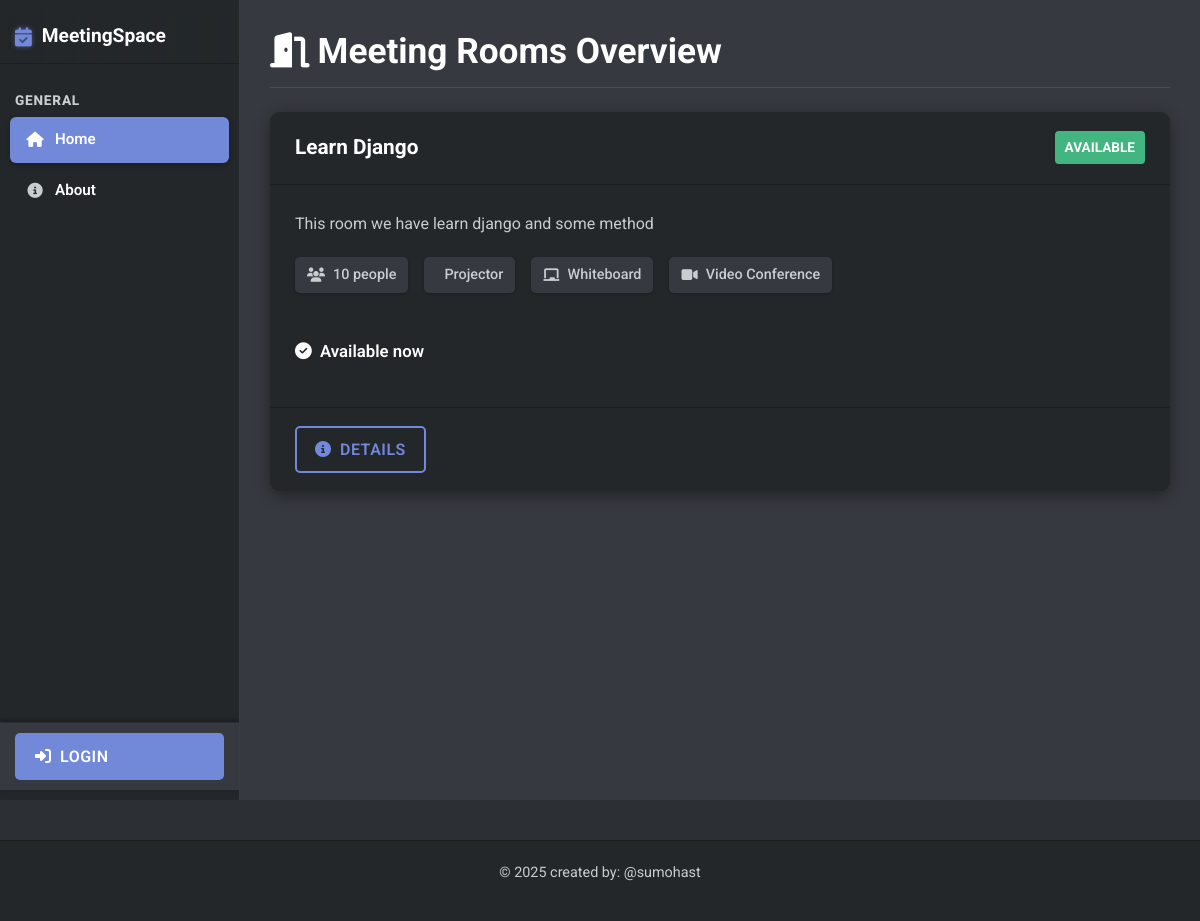
Before: / with the older database file.
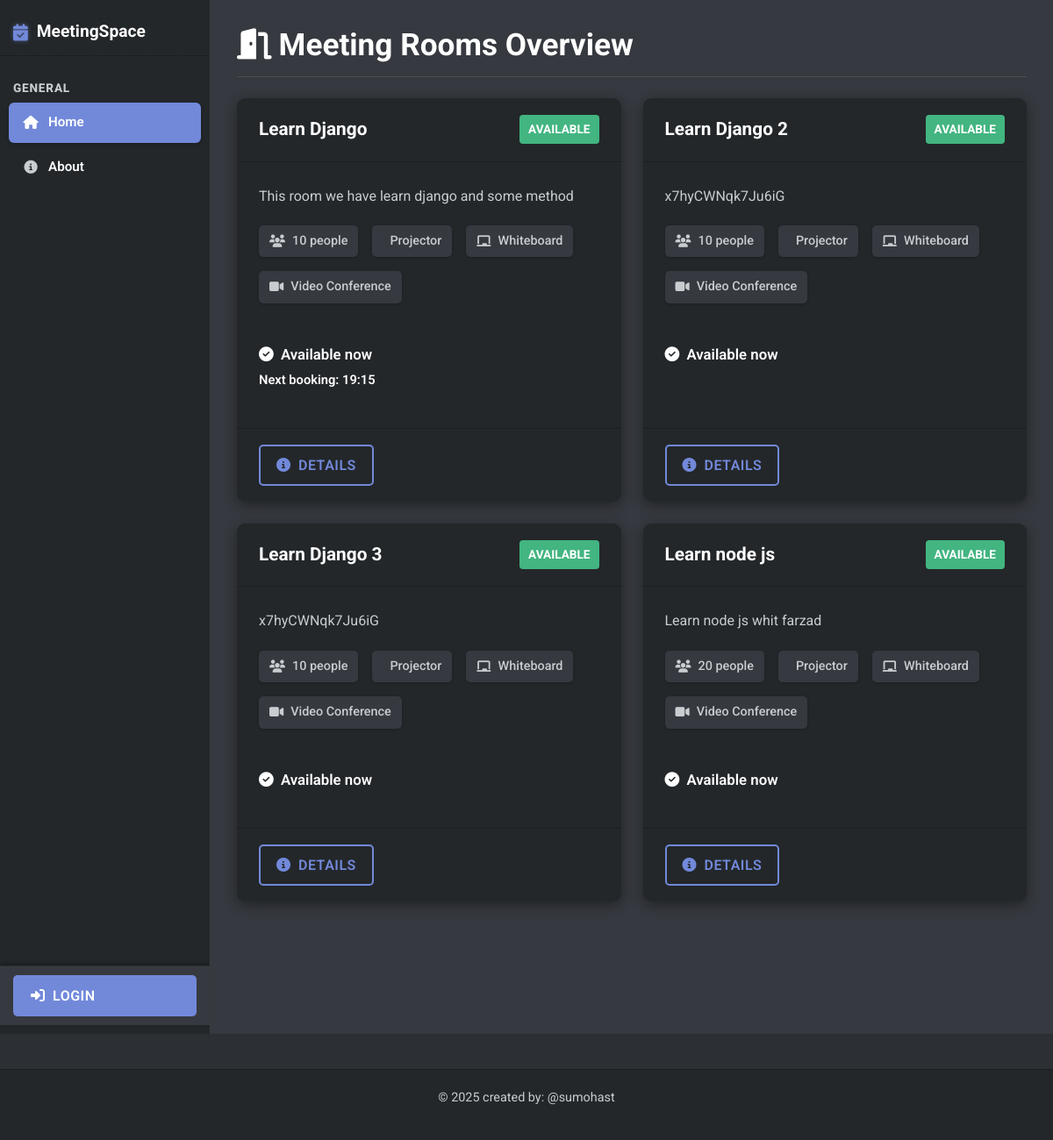
After: the same page with the newer database file.
### base/models.py (models this page shows, shortened)
class Room(models.Model):
    name = models.CharField(max_length=100)
    capacity = models.IntegerField(default=10)
    has_projector = models.BooleanField(default=False)
    has_whiteboard = models.BooleanField(default=False)
    has_video_conference = models.BooleanField(default=False)
    description = models.TextField(null=True, blank=True)
    created = models.DateTimeField(auto_now_add=True)
    updated = models.DateTimeField(auto_now=True)
    class Meta: # this class is used to define metadata for the model , for example when we want to sort the rooms by name
        ordering = ['name']
    def get_current_status(self): # this function returns the current status of the room (occupied/free)
        now = datetime.now()
        today = now.date()
        current_time = now.time()
        active_reservation = self.reservation_set.filter(
            date=today,
            start_time__lte=current_time,
            end_time__gt=current_time
        ).first()
        if active_reservation:
            return {
                'status': 'occupied',
                'reservation': active_reservation
            }
        else:
            return {
                'status': 'free',
                'next_reservation': self.reservation_set.filter(
                    date=today,
                    start_time__gt=current_time
                ).order_by('start_time').first()
            }

class Reservation(models.Model):
    participant_count = models.IntegerField(default=1, help_text="Number of participants")
    room = models.ForeignKey(Room, on_delete=models.CASCADE)
    user = models.ForeignKey(User, on_delete=models.CASCADE)
    title = models.CharField(max_length=200)
    description = models.TextField(null=True, blank=True)
    date = models.DateField()
    start_time = models.TimeField()
    end_time = models.TimeField()
    participants_emails = models.TextField(null=True, blank=True,
                                          help_text="Enter email addresses separated by commas")
    reminder_sent = models.BooleanField(default=False) # this field is used to track if a reminder has been sent for this reservation
    created = models.DateTimeField(auto_now_add=True)
    updated = models.DateTimeField(auto_now=True)
    class Meta:
        ordering = ['date', 'start_time']
        constraints = [
            models.UniqueConstraint(
                fields=['room', 'date', 'start_time'],
                name='unique_reservation'
            )
        ]

### base/views.py (the view)
# urls.py: path('', views.home, name="home"),
def home(request):
    rooms = Room.objects.all()
    for room in rooms:
        room.current_status = room.get_current_status()
    upcoming_reservations = []
    if request.user.is_authenticated:
        upcoming_reservations = Reservation.objects.filter(
            user=request.user,
            date__gte=datetime.now().date()
        ).order_by('date', 'start_time')[:3]
    context = {
        'rooms': rooms,
        'upcoming_reservations': upcoming_reservations,
    }
    return render(request, 'base/home.html', context)

### templates/base/home.html (shortened to what this page needs)
{% extends 'main.html' %}
{% block content %}
<h1 class="mb-4"><i class="fas fa-door-open me-2"></i>Meeting Rooms Overview</h1>
<div class="room-grid-discord">
    {% for room in rooms %}
    <div class="room-card-discord">
        <div class="card-header-discord">
            <span>{{ room.name }}</span>
            {% if room.current_status.status == 'free' %}
            <span class="badge-discord-success">Available</span>
            {% else %}
            <span class="badge-discord-danger">Occupied</span>
            {% endif %}
        </div>
        <div class="card-body-discord">
            <p class="description">{{ room.description|truncatechars:100 }}</p>
            <div class="d-flex flex-wrap gap-2 mb-3">
                <span class="feature-badge-discord">
                    <i class="fas fa-users"></i> {{ room.capacity }} people
                </span>
                {% if room.has_projector %}
                <span class="feature-badge-discord">
                     Projector
                </span>
                {% endif %}
                {% if room.has_whiteboard %}
                <span class="feature-badge-discord">
                    <i class="fas fa-chalkboard"></i> Whiteboard
                </span>
                {% endif %}
                {% if room.has_video_conference %}
                <span class="feature-badge-discord">
                    <i class="fas fa-video"></i> Video Conference
                </span>
                {% endif %}
            </div>
            <div class="status-text-discord">
                {% if room.current_status.status == 'free' %}
                <p class="status-free">
                    <i class="fas fa-check-circle me-1"></i> Available now
                    {% if room.current_status.next_reservation %}
                    <br>
                    <small>Next booking: {{ room.current_status.next_reservation.start_time|time:"H:i" }}</small>
                    {% endif %}
                </p>
                {% else %}
                <p class="status-occupied">
                    <i class="fas fa-times-circle me-1"></i> Occupied until {{ room.current_status.reservation.end_time|time:"H:i" }}
                    <br>
                    <small>{{ room.current_status.reservation.title }}</small>
                </p>
                {% endif %}
            </div>
        </div>
        <div class="card-footer-discord d-flex justify-content-between">
            <a href="{% url 'room-detail' room.id %}" class="btn-discord-outline">
                <i class="fas fa-info-circle me-1"></i> Details
            </a>
        </div>
    </div>
    {% empty %}
    <div class="alert alert-discord-info">
        <i class="fas fa-info-circle me-2"></i> No meeting rooms available.
    </div>
    {% endfor %}
</div>
{% endblock %}

### templates/main.html (shortened to what this page needs)
{% load static %}
<!DOCTYPE html>
<html lang="en">
<head>
    <link href="https://cdn.jsdelivr.net/npm/bootstrap@5.2.3/dist/css/bootstrap.min.css" rel="stylesheet">
    <link rel="stylesheet" href="https://cdnjs.cloudflare.com/ajax/libs/font-awesome/6.4.0/css/all.min.css">
    <link rel="stylesheet" href="{% static 'css/discord-theme.css' %}">
</head>
<body>
    <div class="discord-app-container">
        <div class="sidebar-left">
            <a class="brand-link" href="{% url 'home' %}">
                <i class="fas fa-calendar-check"></i>MeetingSpace
            </a>
            <div class="nav-category">General</div>
            <ul class="list-unstyled mb-0">
                <li class="nav-item-discord">
                    <a class="{% if request.path == '/' %}active{% endif %}" href="{% url 'home' %}">
                        <i class="fas fa-home"></i> Home
                    </a>
                </li>
                <li class="nav-item-discord">
                    <a class="{% if 'about' in request.path %}active{% endif %}" href="{% url 'about' %}">
                        <i class="fas fa-info-circle"></i> About
                    </a>
                </li>
            </ul>
            <div class="user-panel-discord mt-auto">
                {% if user.is_authenticated %}
                    <div class="user-avatar">
                        {{ user.username|slice:":1"|upper }}
                    </div>
                    <div class="user-info">
                        <div class="username">{{ user.username }}</div>
                    </div>
                    <div class="user-actions">
                        <a href="{% url 'profile' %}" title="Profile"><i class="fas fa-user-circle"></i></a>
                        <a href="{% url 'logout' %}" title="Logout"><i class="fas fa-sign-out-alt"></i></a>
                    </div>
                {% else %}
                    <a href="{% url 'login' %}" class="btn-discord btn-sm w-100">
                        <i class="fas fa-sign-in-alt me-1"></i> Login
                    </a>
                {% endif %}
            </div>
        </div>
        <div class="content-main-discord">
            {% block content %}{% endblock %}
        </div>
    </div>
    <footer>
        <div class="container">
            <p>&copy; {% now "Y" %} created by: @sumohast </p>
        </div>
    </footer>
</body>
</html>

Changed rows visible on the page:
shown differently, row unchanged: Room "Learn Django": current_status.next_reservation.start_time (not shown) → "19:15"
added Room: name "Learn Django 2", shows "AVAILABLE", description "x7hyCWNqk7Ju6iG", capacity "10", has_projector "Projector", has_whiteboard True (drawn), has_video_conference True (drawn), shows "Available now"
added Room: name "Learn Django 3", shows "AVAILABLE", description "x7hyCWNqk7Ju6iG", capacity "10", has_projector "Projector", has_whiteboard True (drawn), has_video_conference True (drawn), shows "Available now"
added Room: name "Learn node js", shows "AVAILABLE", description "Learn node js whit farzad", capacity "20", has_projector "Projector", has_whiteboard True (drawn), has_video_conference True (drawn), shows "Available now"
